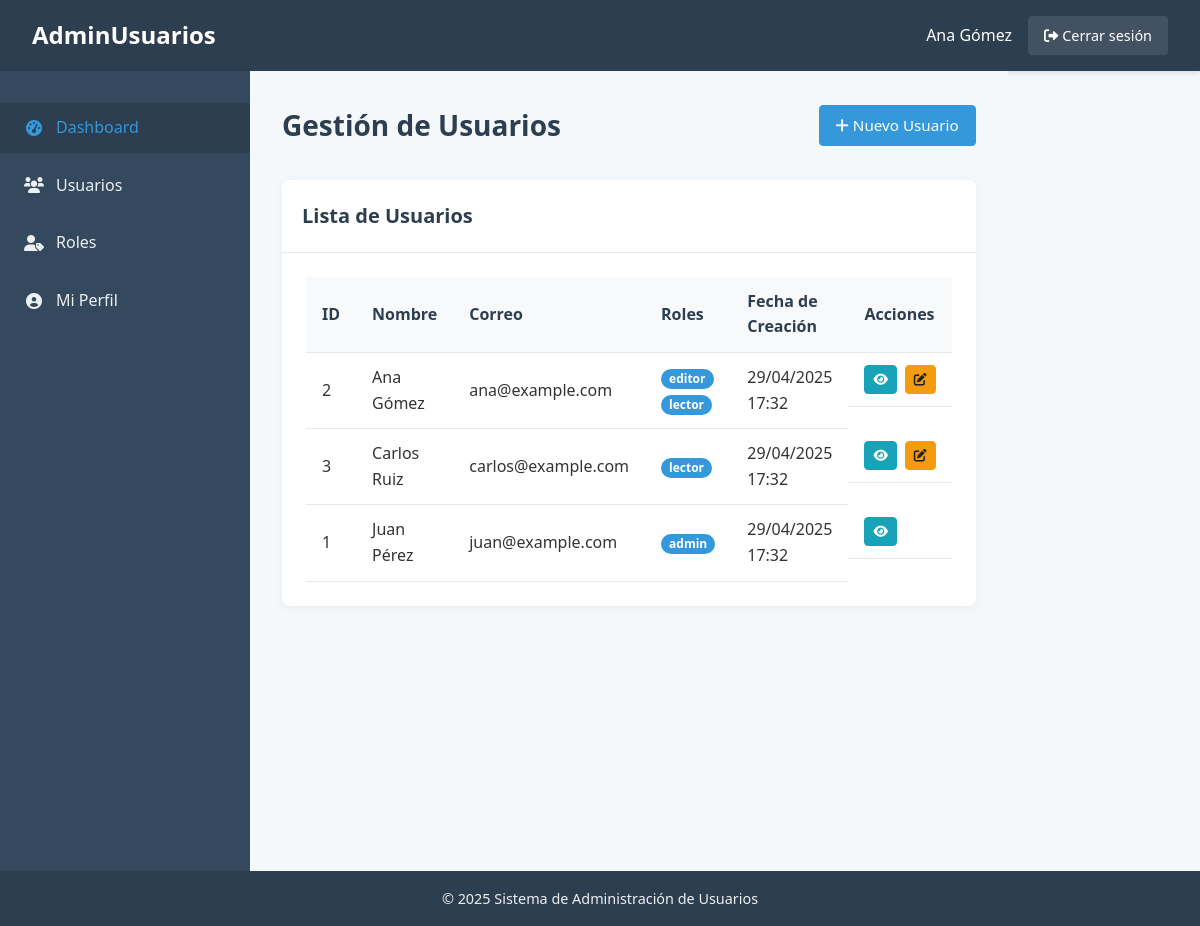
The page /users/index.php (signed in) on the database its author committed.
### tables this page shows
CREATE TABLE IF NOT EXISTS usuarios (
    id INT AUTO_INCREMENT PRIMARY KEY,
    nombre VARCHAR(100) NOT NULL,
    correo VARCHAR(100) NOT NULL UNIQUE,
    password VARCHAR(255) NOT NULL,
    creado_en TIMESTAMP DEFAULT CURRENT_TIMESTAMP
);

CREATE TABLE IF NOT EXISTS roles (
    id INT AUTO_INCREMENT PRIMARY KEY,
    nombre VARCHAR(50) NOT NULL UNIQUE,
    descripcion TEXT
);

### includes/auth.php (called while the page is built, shortened)
<?php
function getUserRoles($user_id) {
    $database = new Database();
    $db = $database->getConnection();
    $query = "SELECT r.id, r.nombre, r.descripcion
              FROM roles r
              JOIN usuario_rol ur ON r.id = ur.rol_id
              WHERE ur.usuario_id = :user_id";
    $stmt = $db->prepare($query);
    $stmt->bindParam(':user_id', $user_id);
    $stmt->execute();
    return $stmt->fetchAll(PDO::FETCH_ASSOC);
}
function userHasRole($user_id, $role_name) {
    $roles = getUserRoles($user_id);
    foreach ($roles as $role) {
        if ($role['nombre'] === $role_name) {
            return true;
        }
    }
    return false;
}
function userHasAnyRole($user_id, array $role_names) {
    $roles = getUserRoles($user_id);
    foreach ($roles as $role) {
        if (in_array($role['nombre'], $role_names)) {
            return true;
        }
    }
    return false;
}
function canEditUser($editor_id, $target_id) {
    if ($editor_id === $target_id) {
        return true;
    }
    if (userHasRole($editor_id, 'admin')) {
        return true;
    }
    if (userHasRole($editor_id, 'editor') && !userHasRole($target_id, 'admin')) {
        return true;
    }
    return false;
}
?>

### models/User.php (called while the page is built, shortened)
<?php
class User {
    private $conn;
    private $table_name = "usuarios";
    public function __construct($db) {
        $this->conn = $db;
    }
    public function getAll() {
        $query = "SELECT id, nombre, correo, creado_en FROM " . $this->table_name . " ORDER BY nombre";
        $stmt = $this->conn->prepare($query);
        $stmt->execute();
        return $stmt;
    }
}
?>

### users/index.php (the view, shortened to what this page needs)
<?php
require_once '../config/config.php';
require_once '../models/User.php';
$database = new Database();
$db = $database->getConnection();
$user = new User($db);
$stmt = $user->getAll();
include_once '../layouts/header.php';
?>
<div class="container">
    <?php include_once '../layouts/sidebar.php'; ?>
    <main class="main-content">
        <div class="page-header">
            <h2 class="page-title">Gestión de Usuarios</h2>
            <?php if (userHasAnyRole($_SESSION['user_id'], ['admin', 'editor'])): ?>
            <a href="add.php" class="btn btn-primary">
                <i class="fas fa-plus"></i> Nuevo Usuario
            </a>
            <?php endif; ?>
        </div>
        <div class="card">
            <div class="card-header">
                <h3 class="card-title">Lista de Usuarios</h3>
            </div>
            <div class="card-body">
                <div class="table-container">
                    <table class="data-table">
                        <thead>
                            <tr>
                                <th>ID</th>
                                <th>Nombre</th>
                                <th>Correo</th>
                                <th>Roles</th>
                                <th>Fecha de Creación</th>
                                <th>Acciones</th>
                            </tr>
                        </thead>
                        <tbody>
                            <?php if ($stmt->rowCount() > 0): ?>
                                <?php while ($row = $stmt->fetch(PDO::FETCH_ASSOC)): ?>
                                    <tr>
                                        <td><?= $row['id'] ?></td>
                                        <td><?= $row['nombre'] ?></td>
                                        <td><?= $row['correo'] ?></td>
                                        <td>
                                            <?php
                                            $roles = getUserRoles($row['id']);
                                            foreach ($roles as $role) {
                                                echo '<span class="badge badge-primary">' . $role['nombre'] . '</span> ';
                                            }
                                            ?>
                                        </td>
                                        <td><?= date('d/m/Y H:i', strtotime($row['creado_en'])) ?></td>
                                        <td class="actions">
                                            <a href="view.php?id=<?= $row['id'] ?>" class="btn btn-info btn-sm">
                                                <i class="fas fa-eye"></i>
                                            </a>
                                            <?php if (canEditUser($_SESSION['user_id'], $row['id'])): ?>
                                            <a href="edit.php?id=<?= $row['id'] ?>" class="btn btn-warning btn-sm">
                                                <i class="fas fa-edit"></i>
                                            </a>
                                            <?php endif; ?>
                                        </td>
                                    </tr>
                                <?php endwhile; ?>
                            <?php else: ?>
                                <tr>
                                    <td colspan="6" class="text-center">No hay usuarios registrados</td>
                                </tr>
                            <?php endif; ?>
                        </tbody>
                    </table>
                </div>
            </div>
        </div>
    </main>
</div>
<?php
include_once '../layouts/footer.php';
?>

### assets/css/styles.css (style rules this page uses)
* { margin: 0; padding: 0; box-sizing: border-box; }
body { font-family: 'Segoe UI', Tahoma, Geneva, Verdana, sans-serif; font-size: 16px; line-height: 1.6; color: #333; background-color: #f5f8fa; }
.container { display: grid; grid-template-columns: 250px 1fr; grid-template-rows: auto 1fr auto; grid-template-areas: "header header" "sidebar main" "footer footer"; min-height: 100vh; }
.main-content { grid-area: main; padding: 2rem; background-color: #f5f8fa; }
.page-header { display: flex; justify-content: space-between; align-items: center; margin-bottom: 2rem; }
.page-title { font-size: 1.75rem; color: #2c3e50; font-weight: 600; }
.card { background-color: white; border-radius: 8px; box-shadow: 0 2px 10px rgba(0, 0, 0, 0.05); margin-bottom: 2rem; overflow: hidden; }
.card-header { padding: 1.25rem; background-color: #ffffff; border-bottom: 1px solid #e6e9ec; }
.card-title { font-size: 1.25rem; font-weight: 600; color: #2c3e50; margin: 0; }
.card-body { padding: 1.5rem; }
.table-container { overflow-x: auto; }
.data-table { width: 100%; border-collapse: collapse; }
.data-table th, .data-table td { padding: 0.75rem 1rem; text-align: left; border-bottom: 1px solid #e6e9ec; }
.data-table th { background-color: #f8f9fa; font-weight: 600; color: #2c3e50; }
.data-table .actions { display: flex; gap: 0.5rem; }
.btn { display: inline-block; font-weight: 500; text-align: center; white-space: nowrap; vertical-align: middle; user-select: none; border: 1px solid transparent; padding: 0.5rem 1rem; font-size: 0.95rem; line-height: 1.5; border-radius: 4px; cursor: pointer; transition: all 0.15s ease-in-out; text-decoration: none; }
.btn-primary { color: #fff; background-color: #3498db; border-color: #3498db; }
.btn-warning { color: #212529; background-color: #f39c12; border-color: #f39c12; }
.btn-info { color: #fff; background-color: #17a2b8; border-color: #17a2b8; }
.btn-sm { padding: 0.25rem 0.5rem; font-size: 0.8rem; }
.badge { display: inline-block; padding: 0.25rem 0.5rem; font-size: 0.75rem; font-weight: 700; line-height: 1; text-align: center; white-space: nowrap; vertical-align: baseline; border-radius: 10px; }
.badge-primary { color: #fff; background-color: #3498db; }

### rows shown on the page
usuarios: id "2", nombre "Ana Gómez", correo "ana@example.com", creado_en "29/04/2025 17:32"
roles: nombre "editor"
roles: nombre "lector"
usuarios: id "3", nombre "Carlos Ruiz", correo "carlos@example.com", creado_en "29/04/2025 17:32"
usuarios: id "1", nombre "Juan Pérez", correo "juan@example.com", creado_en "29/04/2025 17:32"
roles: nombre "admin"

### other values the page prints
$_SESSION['user_name'] "Ana Gómez"
